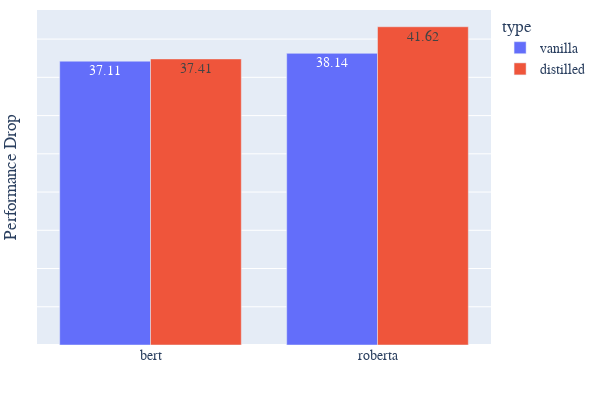

Notebook cell for this chart:
### Code cell
# df = px.data.tips()
fig = px.bar(df_pd, x="model", y="pd", text="pd", color='type', barmode="group",category_orders={"model": ["bert", "roberta"]}, width=600, height=400)

fig.update_traces(texttemplate='%{text:.2f}', textposition='inside')
fig.update_layout(
    title={
        'text': "",
        'y':0.98,
        'x':0.48,
        'xanchor': 'center',
        'yanchor': 'top'},
    xaxis_title="",
    yaxis_title="Performance Drop",
    font=dict(
        family="Courier New, monospace",
        size=14,
        # color="RebeccaPurple",

    ), 
    uniformtext_minsize=14,
    margin=dict(l=10, r=10, t=10, b=10),

)
fig.update_yaxes(showticklabels=False)
# fig.update_xaxes(tickwidth=20)
fig.write_image("imdb-sst2-sa-pd.png")
fig.show()

### Figure 1 — Plotly figure (JSON) as saved in the notebook; plotly's stock layout.template omitted (floating-point values rounded to 4 significant figures)
{"data": [{"alignmentgroup": "True", "hovertemplate": "type=vanilla<br>model=%{x}<br>pd=%{text}<extra></extra>", "legendgroup": "vanilla", "marker": {"color": "#636efa"}, "name": "vanilla", "offsetgroup": "vanilla", "orientation": "v", "showlegend": true, "text": [37.11, 38.14], "textposition": "inside", "texttemplate": "%{text:.2f}", "type": "bar", "x": ["bert", "roberta"], "xaxis": "x", "y": [37.11, 38.14], "yaxis": "y"}, {"alignmentgroup": "True", "hovertemplate": "type=distilled<br>model=%{x}<br>pd=%{text}<extra></extra>", "legendgroup": "distilled", "marker": {"color": "#EF553B"}, "name": "distilled", "offsetgroup": "distilled", "orientation": "v", "showlegend": true, "text": [37.41, 41.62], "textposition": "inside", "texttemplate": "%{text:.2f}", "type": "bar", "x": ["bert", "roberta"], "xaxis": "x", "y": [37.41, 41.62], "yaxis": "y"}], "layout": {"barmode": "group", "font": {"family": "Courier New, monospace", "size": 14}, "height": 400, "legend": {"title": {"text": "type"}, "tracegroupgap": 0}, "margin": {"b": 10, "l": 10, "r": 10, "t": 10}, "title": {"text": "", "x": 0.48, "xanchor": "center", "y": 0.98, "yanchor": "top"}, "uniformtext": {"minsize": 14}, "width": 600, "xaxis": {"anchor": "y", "categoryarray": ["bert", "roberta"], "categoryorder": "array", "domain": [0, 1], "title": {"text": ""}}, "yaxis": {"anchor": "x", "domain": [0, 1], "showticklabels": false, "title": {"text": "Performance Drop"}}}}
